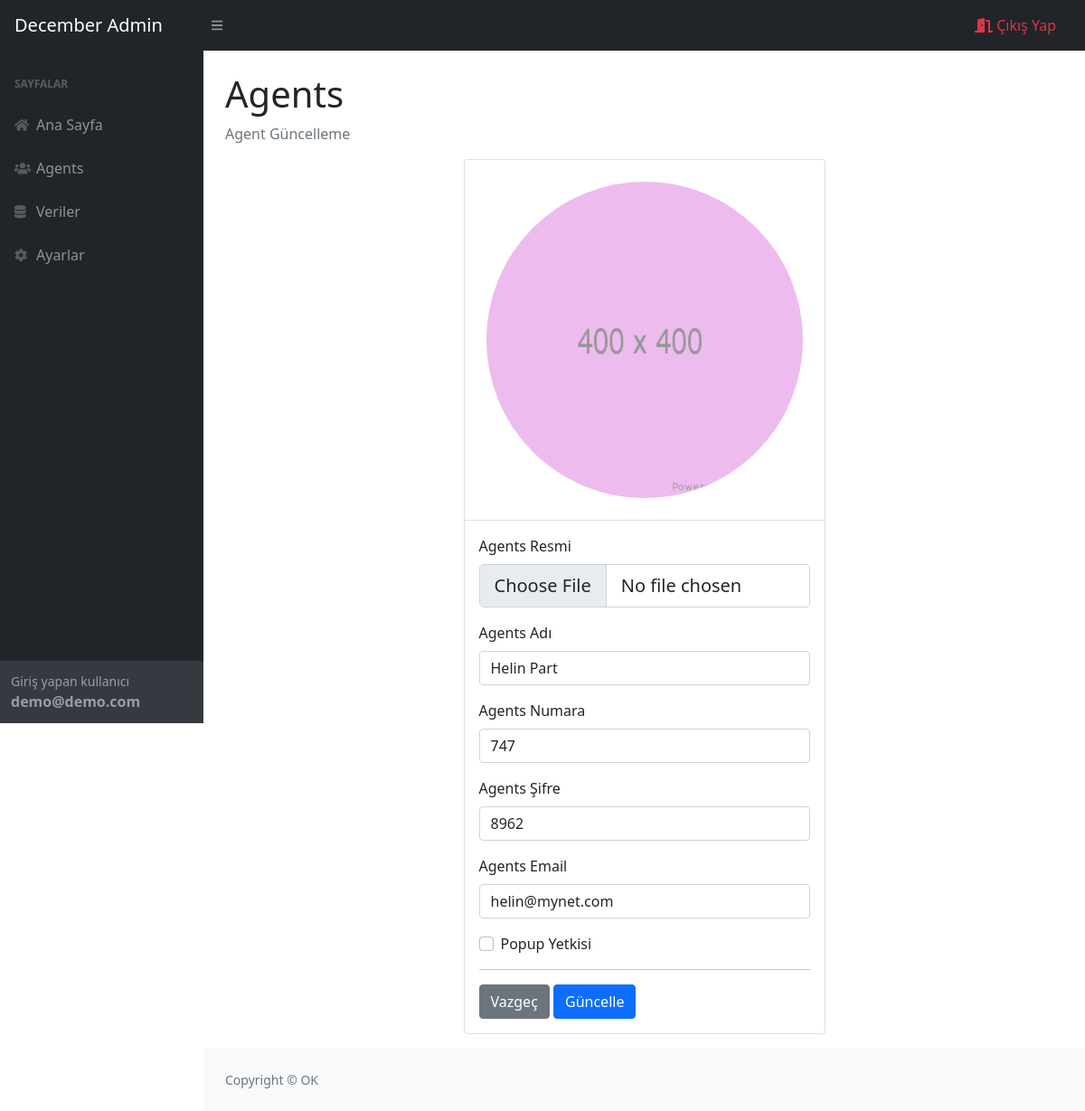
The page /edit_agent.php?agent_id=85 (signed in) on the database its author committed.
### tables this page shows
CREATE TABLE `agents` (
  `id` int(11) NOT NULL,
  `name` varchar(250) NOT NULL,
  `image` varchar(256) NOT NULL,
  `number` int(6) NOT NULL,
  `password` int(12) NOT NULL,
  `email` varchar(128) NOT NULL,
  `popup` tinyint(1) NOT NULL
);

### edit_agent.php (the view, shortened to what this page needs)
<?php
require __DIR__ . '/config/db.php';
require __DIR__ . '/components/header.php';
if (!$_GET['agent_id']) {
    header('Location:/agents.php');
    exit;
} else {
    $stmt = $db->prepare("select * from agents where id = :id");
    $stmt->execute([':id' => $_GET['agent_id']]);
    $result = $stmt->fetchAll(PDO::FETCH_ASSOC);
}
?>
<main>
    <div class="container mx-auto px-4">
        <h1 class="mt-4">Agents</h1>
        <ol class="breadcrumb">
            <li class="breadcrumb-item active">Agent Güncelleme</li>
        </ol>
        <div class="my-3">
            <div class="card mx-auto" style="max-width: 400px ">
                <div class="card-header bg-white border-0 p-4 border-bottom border-lisht">
                    <img src="/assets/img/users/<?php echo $result[0]['image'] == "no-image.png" ? "no-image.png" : $result[0]['image']?>" class="rounded-pill img-fluid" alt="...">
                </div>
                <div class="card-body">
                    <form action="/controllers/edit_agent.php" method="post" enctype="multipart/form-data">
                        <div class="mb-3">
                            <label for="formFileLg" class="form-label">Agents Resmi</label>
                            <input class="form-control form-control-lg" id="formFileLg" type="file" name="agentImageNew">
                        </div>
                        <div class="mb-3">
                            <label for="username" class="form-label">Agents Adı</label>
                            <input required id="username" name="agentName" type="text" class="form-control" value="<?php echo $result[0]['name'] ?>">
                        </div>
                        <div class="mb-3">
                            <label for="username" class="form-label">Agents Numara</label>
                            <input required id="username" name="agentNumber" type="number" class="form-control" value="<?php echo $result[0]['number'] ?>">
                        </div>
                        <div class="mb-3">
                            <label for="username" class="form-label">Agents Şifre</label>
                            <input required id="username" name="agentPassword" type="number" class="form-control" value="<?php echo $result[0]['password'] ?>">
                        </div>
                        <div class="mb-3">
                            <label for="username" class="form-label">Agents Email</label>
                            <input required id="username" name="agentEmail" type="email" class="form-control" value="<?php echo $result[0]['email'] ?>">
                        </div>
                        <div class="form-check">
                            <input class="form-check-input" <?php echo $result[0]['popup'] == "1" ? "checked" : "" ?> name="agentPopup" type="checkbox" id="flexCheckDefault">
                            <label class="form-check-label" for="flexCheckDefault">
                                Popup Yetkisi
                            </label>
                        </div>
                        <hr class="my-3">
                        <a href="/agents.php" class="btn btn-secondary">Vazgeç</a>
                        <button type="submit" name="agentEdit" class="btn btn-primary">Güncelle</button>
                    </form>
                </div>
            </div>
        </div>
    </div>
</main>
<?php
require __DIR__ . '/components/footer.php'
?>

### rows shown on the page
agents: image (picture), agentName "Helin Part", agentNumber "747", agentPassword "8962", agentEmail "helin@mynet.com"

### other values the page prints
$_SESSION['user'] "demo@demo.com"
